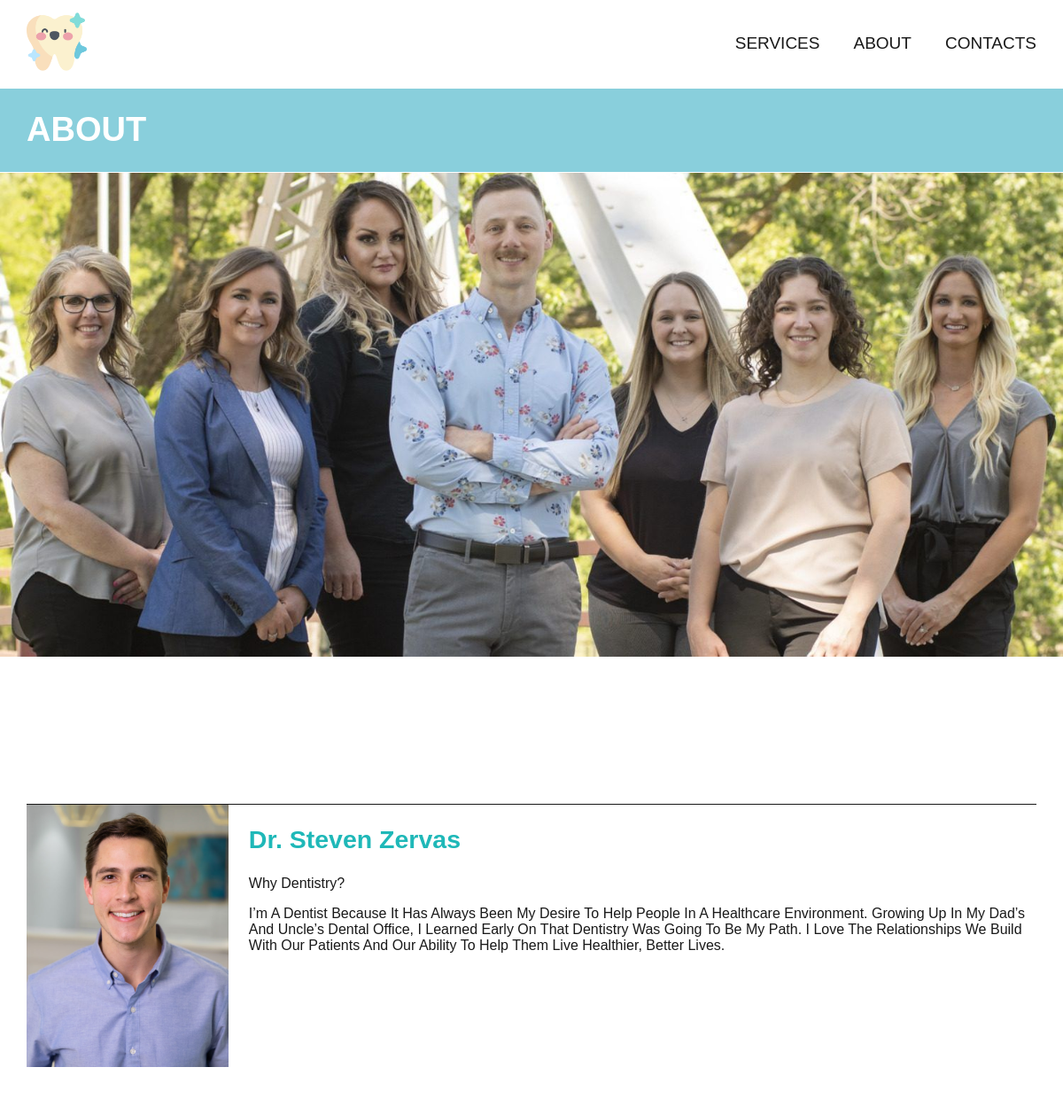
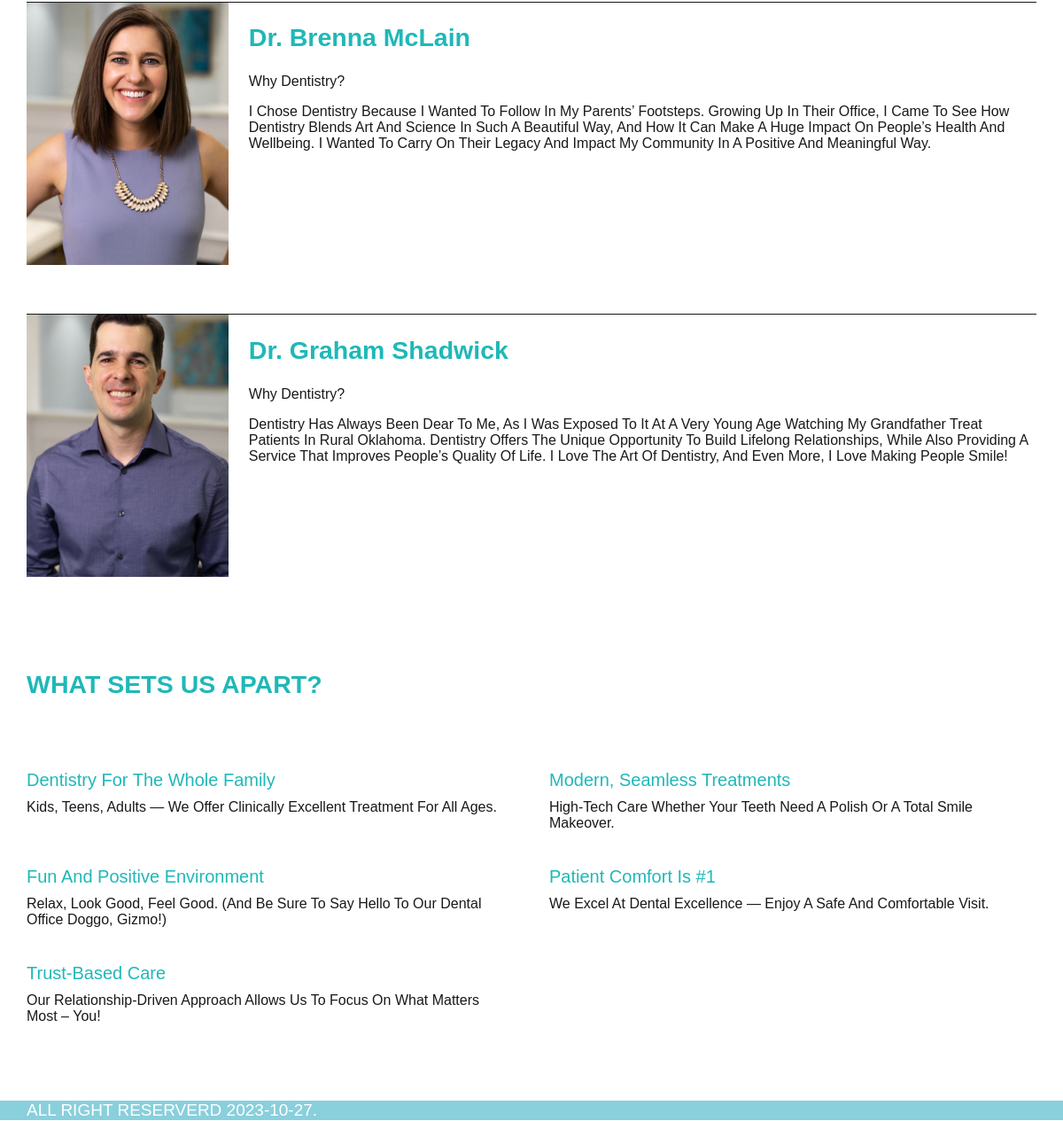
The page /about/ on the database its author committed (2 pictures, top to bottom).
### dentist/models.py (models this page shows, shortened)
class SlugNameModel(models.Model):
    name = models.CharField(max_length=50)
    slug = models.SlugField(max_length=50, blank=True)
    class Meta:
        abstract = True

class Page(SlugNameModel):
    template = models.CharField(
        max_length=20,
        null=True,
    )
    page_order = models.IntegerField()
    description = models.TextField(
        max_length=1000,
        blank=True,
    )
    img = models.ImageField(blank=True)

class Staff(SlugNameModel):
    img = models.ImageField(blank=True, upload_to='products/%Y/%m/%d')
    description = models.TextField(
        max_length=1000,
        blank=True
    )
    phone = models.CharField(
        max_length=15,
        blank=True,
    )
    email = models.CharField(
        max_length=320,
        blank=True,
    )

### dentist/views.py (the view)
def about(request):
    page_list = Page.objects.order_by('page_order').values()
    team_member = Staff.objects.all()
    return render(
        request,
        'dentist/about.html',
        context={'team_member': team_member, 'page_list': page_list, 'page': page_info(page_list, 'about')},
    )

### dentist/templatetags/random_numbers.py (called while the page is built)
@register.simple_tag
def random_int(a, b=None):
    if b is None:
        a, b = 0, a
    return random.randint(a, b)

@register.simple_tag
def current_date():
    return datetime.date.today()

### dentist/views.py (called while the page is built)
def page_info(page_list, slug):
    current_page = {}
    for item in page_list:
        if item['template'] == slug:
            current_page = item
            break
    return current_page

### dentist/templates/dentist/about.html
{% extends 'dentist/_layout.html' %}
{% block dentist_content %}
        <div class="content full-screen title-image about-image">
            <img src="/media/{{ page.img }}" alt="">
        </div>
<div class="content">
    <div id="content-page" class="class-about">
        <div class="team-member-info">
            {% for member in team_member %}
            <div class="team-member-row">
                <div>
                    <img src="{{ member.img.url }}" alt="">
                </div>
                <div>
                    <h2 class="color-aqua">{{ member.name }}</h2>
                    <p>Why dentistry?</p>
                    <p>{{ member.description }}</p>
                </div>
            </div>
            {% endfor %}
        </div>
        <h2 class="color-aqua head">What sets us apart?</h2>
        <div class="column-about">
            <div>
                <p class="color-aqua">Dentistry for the whole family</p>
                <p>Kids, teens, adults — we offer clinically excellent treatment for all ages.</p>
            </div>
            <div>
                <p class="color-aqua">Modern, seamless treatments</p>
                <p>High-tech care whether your teeth need a polish or a total smile makeover.</p>
            </div>
            <div>
                <p class="color-aqua">Fun and positive environment</p>
                <p>Relax, look good, feel good. (And be sure to say hello to our dental office doggo, Gizmo!)</p>
            </div>
            <div>
                <p class="color-aqua">Patient comfort is #1</p>
                <p>We excel at dental excellence — enjoy a safe and comfortable visit.</p>
            </div>
            <div>
                <p class="color-aqua">Trust-based care</p>
                <p>Our relationship-driven approach allows us to focus on what matters most – you!</p>
            </div>
        </div>
    </div>
</div>
{% endblock %}

### dentist/templates/dentist/include/nav.html
<header id="boxheader" class="wrapper header">
    <div id="header" class="header-blur">
        <div class="content">
            <div class="header-nav">
                <a href="/" class="logo"><img src="/media/tooth.png" alt=""></a>
            </div>
            <div class="header-nav">
                {% for page in page_list %}
                    {% if page.slug == "home" %}
                    {% else %}
                        <a href="/{{ page.slug }}/" title="{{ page.name }}">{{ page.name }}</a>
                    {% endif %}
                {% endfor %}
            </div>
        </div>
    </div>
</header>

### dentist/templates/dentist/include/path.html
<div class="green">
    <div class="content">
        <h1 class="title">
            {{ title }}
        </h1>
    </div>
</div>

### dentist/static/dentist/style.css (style rules this page uses)
:root { --block: 60rem; --headpadding: 10rem; --text-lite: 0.632rem; --text: 0.947rem; --h3: 1em; --h2: 1.5em; --h1: 2em; --p: 16px; --scale: 19px; --aqua: #1fb8b8; --aqua-white: rgba(137,207,220,255); --graphite: rgb(25, 25, 25); --gray: #828282; --white: #FFFFFF; --white-transparent: #ffffff8e; --sun: #D3AC2B; --dark-orange: #d67566; }
* { text-decoration: none; }
h1 { font-size: var(--h1); }
h2 { font-size: var(--h2); }
p { font-size: var(--p); }
a { transition: .5s; color: var(--graphite); }
html { font-family: 'Montserrat', sans-serif; font-size: var(--scale); color: var(--graphite); scrollbar-width: thin; padding: 0; width: 100%; height: 100%; text-transform: uppercase; }
body { margin: 0; }
.wrapper { position: relative; width: 100%; }
.wrapper.header { position: fixed; top: 0; left: 0; z-index: 999; }
.header-nav { height: 3.6rem; }
.wrapper.header .content { min-height: 3.6rem; }
#header > .content { padding: 0.8rem; margin: 0 auto; }
.content { display: flex; justify-content: space-between; width: var(--block); margin: 0 auto; margin-top: 100px; }
#content-page { display: flex; flex-direction: column; justify-content: space-between; width: var(--block); margin: 0.85rem auto; }
.green { width: 100%; background-color: var(--aqua-white); border-bottom: 1px var(--white) solid; margin: 0; }
.green h1 { color: var(--white); }
.green > .content { margin-bottom: 0; }
.content.full-screen.title-image.about-image { margin: 0; }
.content.full-screen.title-image.about-image > img { width: 100%; height: 100%; }
.header-nav { display: flex; align-items: center; gap: 2rem; }
.header-blur { background-color: var(--white-transparent); transition: 0.23s ease-in-out; backdrop-filter: blur(.3rem); }
.full-screen { width: 100%; }
.team-member-info { display: flex; flex-direction: column; }
.team-member-info > div { margin-top: 50px; text-transform: capitalize; }
.team-member-row { display: flex; gap: 2%; flex-direction: row; border-top: 1px var(--graphite) solid; }
.team-member-row > :nth-child(1) { flex: 0 0 20%; }
.team-member-row > :nth-child(2) { flex: 1 0 78%; }
.team-member-row > div > img { width: 100%; }
.color-aqua { color: var(--aqua); }
.column-about > div > p { margin: 10px 0 10px 0; }
.column-about > div { margin: 10px 0; }
.column-about > div > .color-aqua { font-size: 20px; }
h2.color-aqua.head { margin: 100px 0 60px 0; }
.column-about { display: grid; grid-template-columns: repeat(2, 1fr); gap: 0 40px; text-transform: capitalize; }
.class-about .column-about { margin-bottom: 50px; }
.header-nav img { height: 3.6rem; }
.logo img { transition: .5s; }

### rows shown on the page
Page: name "SERVICES"
Page: name "ABOUT", img (picture)
Page: name "CONTACTS"
Staff: img (picture), name "Dr. Steven Zervas", description "I’m A Dentist Because It Has Always Been My Desire To Help People In A Healthcare Environment. Growing Up In My Dad’s And Uncle’s Dental Office, I Learned Early On That Dentistry Was Going To Be My Path. I Love The Relationships We Build With Our Patients And Our Ability To Help Them Live Healthier, Better Lives."
Staff: img (picture), name "Dr. Brenna McLain", description "I Chose Dentistry Because I Wanted To Follow In My Parents’ Footsteps. Growing Up In Their Office, I Came To See How Dentistry Blends Art And Science In Such A Beautiful Way, And How It Can Make A Huge Impact On People’s Health And Wellbeing. I Wanted To Carry On Their Legacy And Impact My Community In A Positive And Meaningful Way."
Staff: img (picture), name "Dr. Graham Shadwick", description "Dentistry Has Always Been Dear To Me, As I Was Exposed To It At A Very Young Age Watching My Grandfather Treat Patients In Rural Oklahoma. Dentistry Offers The Unique Opportunity To Build Lifelong Relationships, While Also Providing A Service That Improves People’s Quality Of Life. I Love The Art Of Dentistry, And Even More, I Love Making People Smile!"
